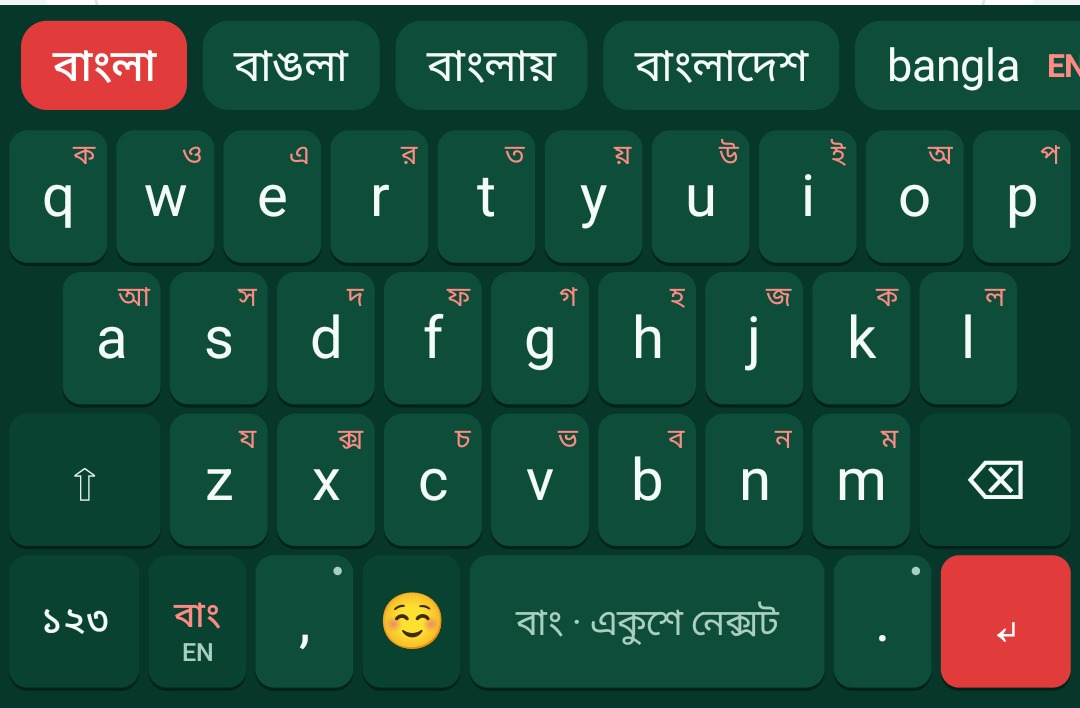
#> input picture ekushe-hyperframes/assets/img/android-kb.jpg, 1080 x 708 px
$ python prep.py ../../ekushe-hyperframes/assets/img/android-kb.jpg ../../ekushe-hyperframes/assets/img/ios-kb.jpg ../../ekushe-hyperframes/assets/img/ios-kb.jpg
#> lines starting #> are read from the running program, lines starting #| are printed output that depends on the picture; after the words box and inside, x2 and y2 are one past the last pixel; in counts of white or black regions, pixels touching at a corner belong together
"""Clean up a page image for OCR: grey, even out lighting, scale text to a good size, straighten."""
import sys, cv2, numpy as np

def text_height(bw):
    # median height of ink components = rough letter size
    n, _, st, _ = cv2.connectedComponentsWithStats(255 - bw, 8)
    hs = st[1:, cv2.CC_STAT_HEIGHT]
    hs = hs[(hs > 4) & (hs < 200)]
    return float(np.median(hs)) if len(hs) else 0

def prep(path, out, mode="full"):
    g = cv2.imread(path, cv2.IMREAD_GRAYSCALE)
#> g: shape (708, 1080); min 16, max 255, mean 60.9
    # 1. even out lighting: divide by a heavily blurred background
    bg = cv2.morphologyEx(g, cv2.MORPH_CLOSE, cv2.getStructuringElement(cv2.MORPH_ELLIPSE, (25, 25)))
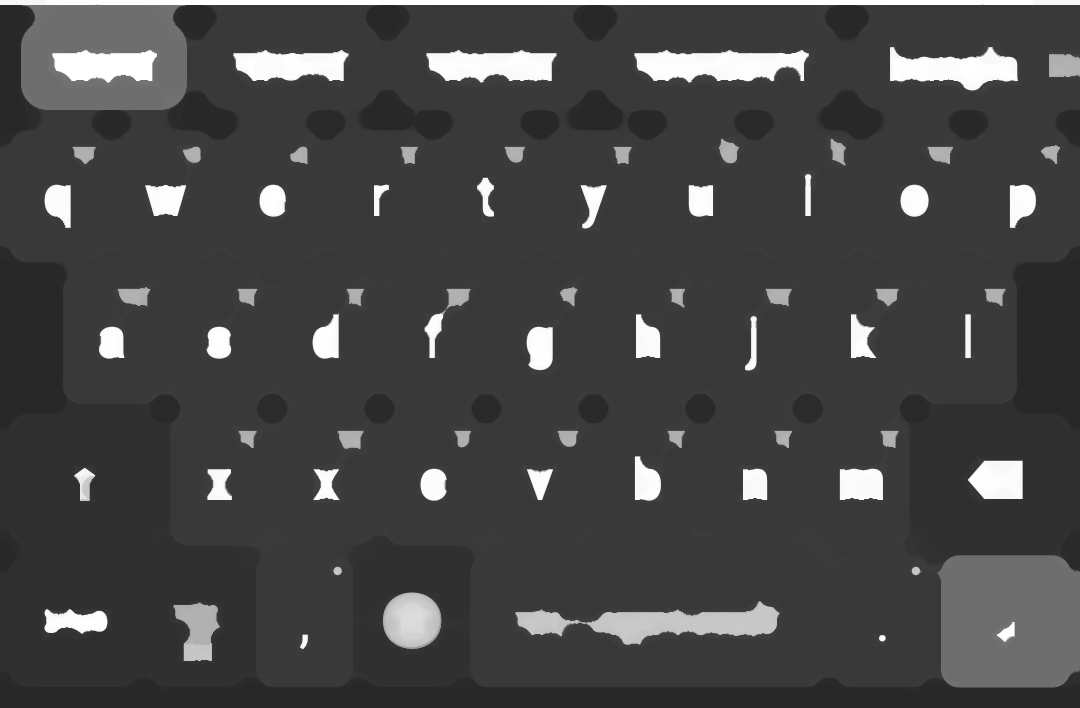
#> bg: shape (708, 1080); min 39, max 255, mean 69.4
    flat = cv2.divide(g, bg, scale=255)
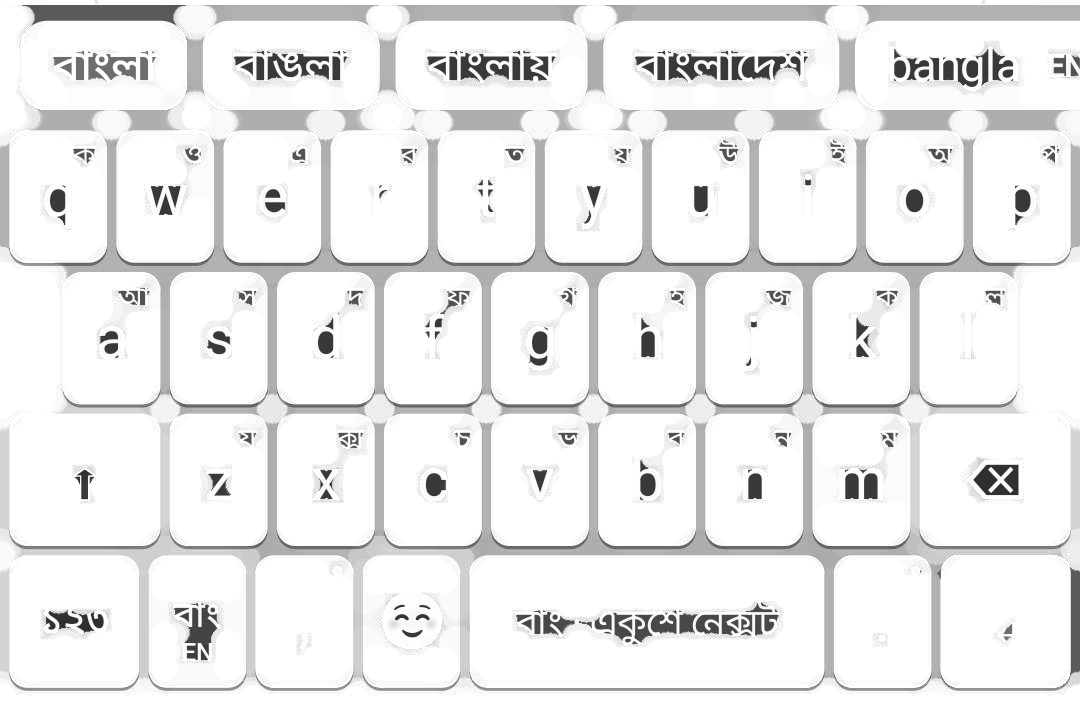
#> flat: shape (708, 1080); min 37, max 255, mean 235.6
    # 2. scale so letters are ~38 px tall (Tesseract likes 30-40 px x-height-ish for Bangla)
    _, bw = cv2.threshold(flat, 0, 255, cv2.THRESH_BINARY + cv2.THRESH_OTSU)
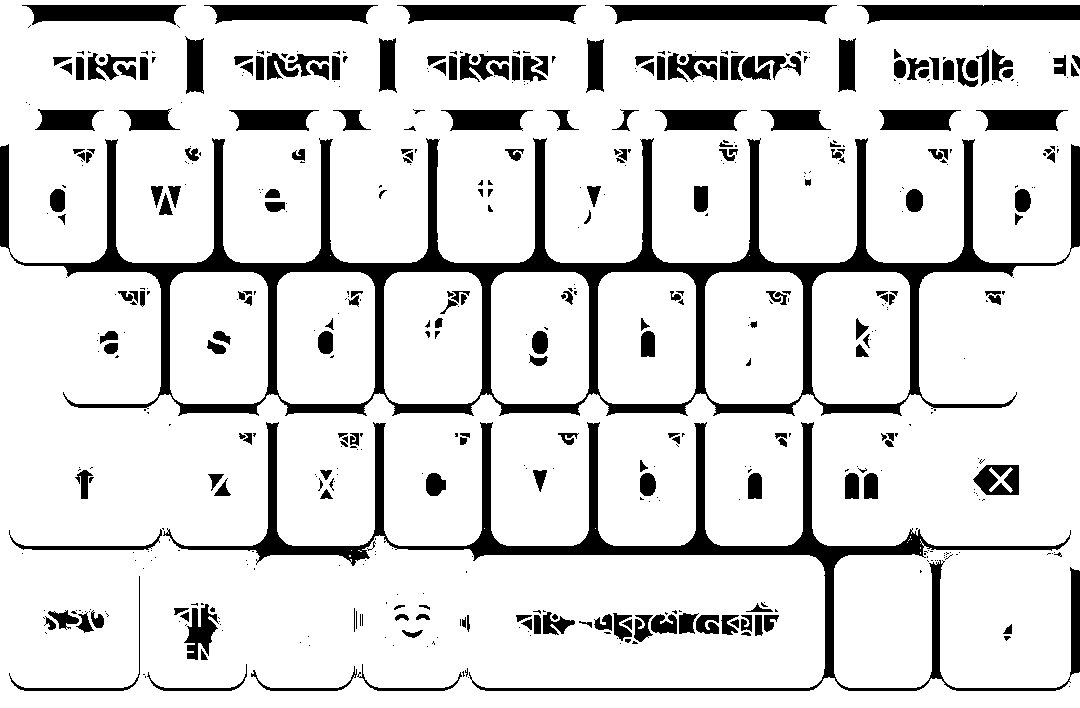
#> bw: shape (708, 1080); 84.9% white; 557 black regions (328 under 20 px), largest, box (x1, y1, x2, y2) and area: (0, 138, 1080, 416) 38787, (163, 422, 1080, 691) 19178, (605, 5, 837, 24) 3252
    h = text_height(bw)
#> in text_height, `n, _, st, _ = cv2.connectedComponentsWithStats(255 - bw, 8)`: n = 558; st = 558 rows, first 6: [0, 0, 1080, 708, 649256], [22, 5, 164, 20, 2354], [204, 5, 174, 19, 2365], [397, 5, 189, 19, 2588], [605, 5, 232, 19, 3252], [857, 5, 223, 19, 3224]
#> in text_height, `hs = st[1:, cv2.CC_STAT_HEIGHT]`: hs = 557 values, max 278 at index 141, min 1 at index 11, mean 8.76
#> in text_height, `hs = hs[(hs > 4) & (hs < 200)]`: hs = 251 values, max 115 at index 202, min 5 at index 12, mean 15.18
#> h = 12
    if h > 0:
        f = max(0.5, min(4.0, 38.0 / h))
#> f = 3.17
        if abs(f - 1) > 0.15:
            flat = cv2.resize(flat, None, fx=f, fy=f, interpolation=cv2.INTER_CUBIC if f > 1 else cv2.INTER_AREA)
#> flat: shape (2242, 3420)
    # 3. straighten (deskew) using the angle of the text lines
    _, bw = cv2.threshold(flat, 0, 255, cv2.THRESH_BINARY + cv2.THRESH_OTSU)
#> bw: shape (2242, 3420); 84.8% white; 654 black regions (297 under 20 px), largest, box (x1, y1, x2, y2) and area: (0, 437, 3420, 1317) 388342, (516, 1337, 3420, 2188) 190349, (1916, 16, 2652, 77) 33353
    best, ang = -1, 0.0
    small = cv2.resize(255 - bw, None, fx=0.25, fy=0.25, interpolation=cv2.INTER_AREA)
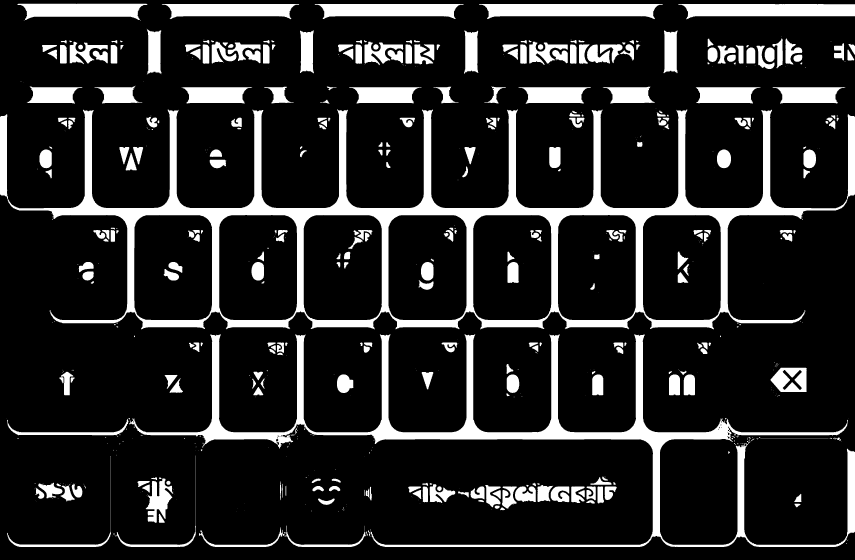
#> small: shape (560, 855); min 0, max 255, mean 38.7
    for a in np.arange(-5, 5.01, 0.25):
        m = cv2.getRotationMatrix2D((small.shape[1] / 2, small.shape[0] / 2), a, 1)
        r = cv2.warpAffine(small, m, (small.shape[1], small.shape[0]))
        s = np.var(r.sum(axis=1))
        if s > best: best, ang = s, a
#> this loop made 41 passes
#> (s, best, ang) on passes 1 to 12: (157611787.9, 157611787.9, -5), (160899461.9, 160899461.9, -4.75), (163197182.1, 163197182.1, -4.5), (166138313.9, 166138313.9, -4.25), (169697605.1, 169697605.1, -4), (176246390.8, 176246390.8, -3.75), (186393689.3, 186393689.3, -3.5), (198819082.7, 198819082.7, -3.25), (214759515.7, 214759515.7, -3), (237509346.3, 237509346.3, -2.75), (271139457.6, 271139457.6, -2.5), (316442275.7, 316442275.7, -2.25)
#> (best, ang) on passes 18 to 21: (1.07e+09, -0.75), (1.29e+09, -0.5), (1.52e+09, -0.25), (1.79e+09, 0)
#> pass 1, in prep, `r = cv2.warpAffine(small, m, (small.shape[1], small.shape[0]))`:
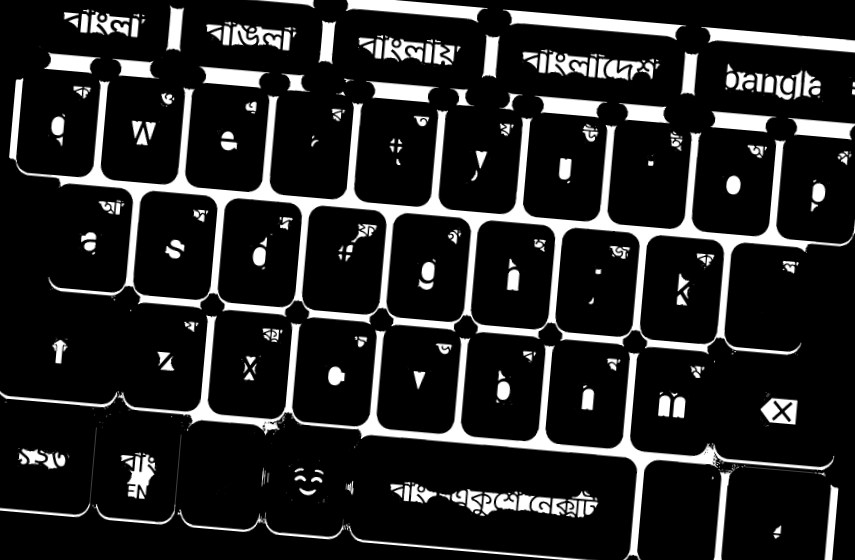
#> r: shape (560, 855); min 0, max 255, mean 36.3
#> pass 3, in prep, `r = cv2.warpAffine(small, m, (small.shape[1], small.shape[0]))`:
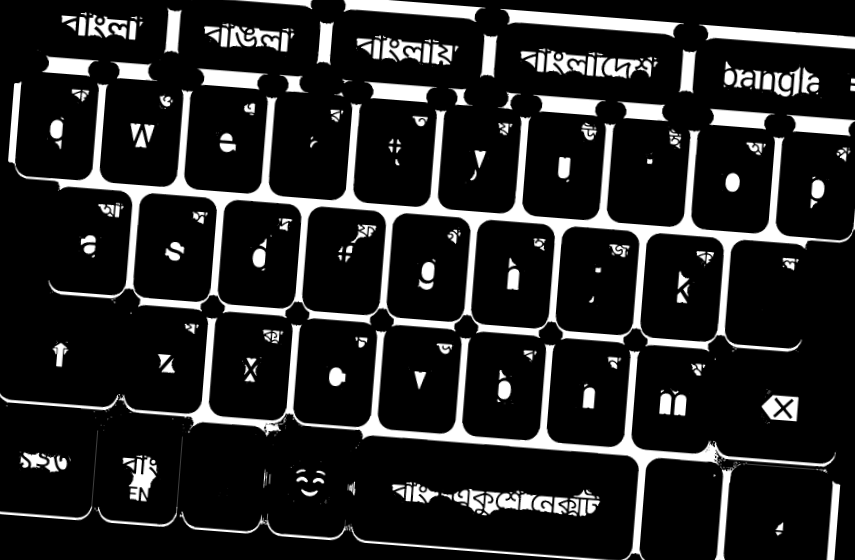
#> r: shape (560, 855); min 0, max 255, mean 36.4
#> after the loop, ang = 0; best = 1.79e+09
    if abs(ang) > 0.1:
        m = cv2.getRotationMatrix2D((flat.shape[1] / 2, flat.shape[0] / 2), ang, 1)
        flat = cv2.warpAffine(flat, m, (flat.shape[1], flat.shape[0]), flags=cv2.INTER_CUBIC, borderValue=255)
    if mode == "bin":
        flat = cv2.adaptiveThreshold(flat, 255, cv2.ADAPTIVE_THRESH_GAUSSIAN_C, cv2.THRESH_BINARY, 41, 15)
    cv2.imwrite(out, flat)

if __name__ == "__main__":
    prep(sys.argv[1], sys.argv[2], sys.argv[3] if len(sys.argv) > 3 else "full")
